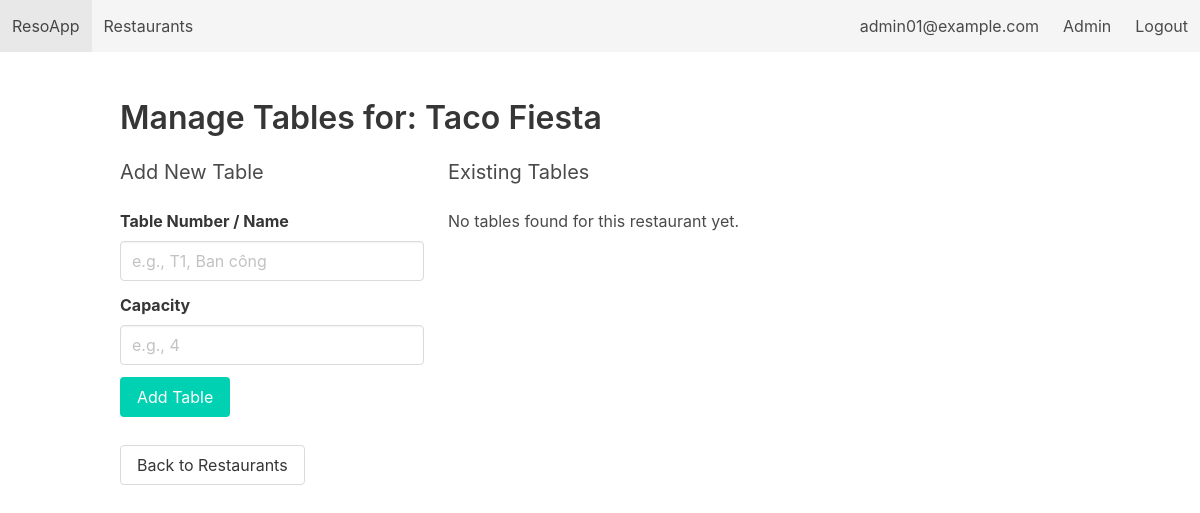
Page /admin/restaurant/6/tables (signed in) on the earlier database version.
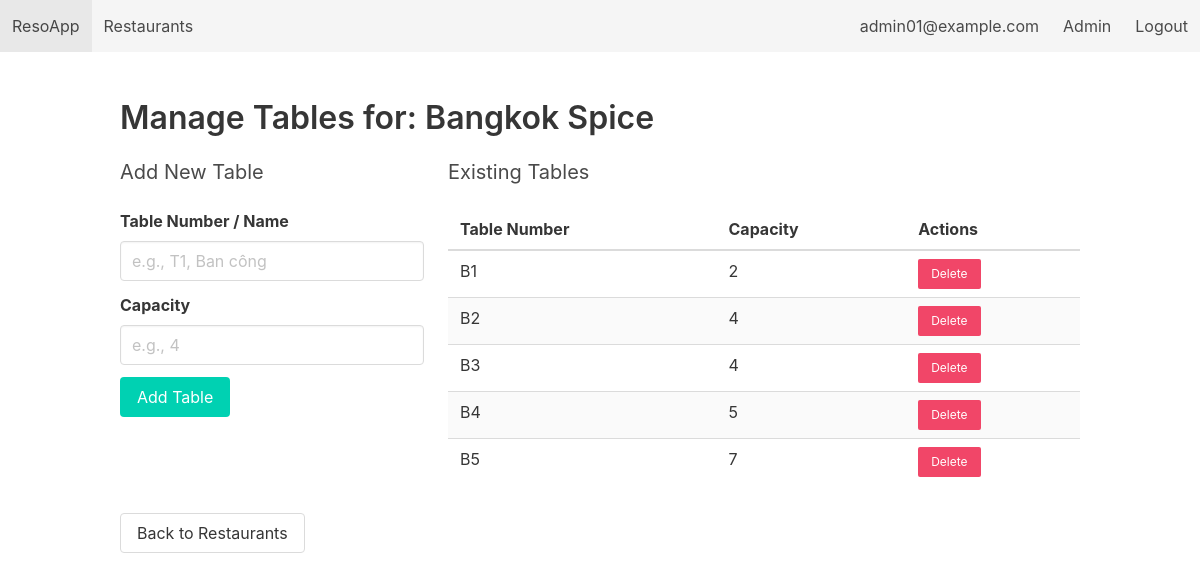
Same page on the later database version.
### tables this page shows
CREATE TABLE Restaurants (
        restaurant_id INTEGER PRIMARY KEY AUTOINCREMENT,
        name          TEXT NOT NULL,
        location      TEXT NOT NULL,
        cuisine       TEXT,
        rating        REAL CHECK (rating >= 0 AND rating <= 5),
        description   TEXT,
        opening_time  TEXT,
        closing_time  TEXT,
        created_at    DATE DEFAULT (DATE('now'))
    );

CREATE TABLE Tables (
        table_id      INTEGER PRIMARY KEY AUTOINCREMENT,
        restaurant_id INTEGER NOT NULL,
        table_number  TEXT,
        capacity      INTEGER NOT NULL,
        FOREIGN KEY (restaurant_id) REFERENCES Restaurants(restaurant_id) ON DELETE CASCADE
    );

### app.py (the view, shortened to what this page needs)
@app.route('/admin/restaurant/<int:rid>/tables', methods=['GET', 'POST'])
@login_required(role='admin')
def admin_manage_tables(rid):
    db = get_db()
    restaurant = db.execute("SELECT * FROM Restaurants WHERE restaurant_id = ?", (rid,)).fetchone()
    if not restaurant:
        flash('Restaurant not found.', 'danger')
        return redirect(url_for('admin_restaurants'))
    tables = db.execute("SELECT * FROM Tables WHERE restaurant_id = ? ORDER BY table_number", (rid,)).fetchall()
    return render_template('admin_manage_tables.html', tables=tables, restaurant=restaurant)

### app.py (called while the page is built)
def get_db():
    if 'db' not in g:
        g.db = sqlite3.connect(DB_PATH, detect_types=sqlite3.PARSE_DECLTYPES)
        g.db.row_factory = sqlite3.Row
        g.db.execute("PRAGMA foreign_keys = ON;")
    return g.db

def login_required(role=None):
    def decorator(f):
        @wraps(f)
        def wrapper(*args, **kwargs):
            if 'user' not in session:
                flash("Please log in first.", "warning")
                return redirect(url_for('login'))
            if role == 'admin' and session.get('role') != 'admin':
                flash("Admin area. Access denied.", "danger")
                return redirect(url_for('index'))
            return f(*args, **kwargs)
        return wrapper
    return decorator

### templates/admin_manage_tables.html
{% extends "base.html" %} {% block content %}
<h2 class="title">Manage Tables for: {{ restaurant['name'] }}</h2>
<div class="columns">
  <div class="column is-one-third">
    <h3 class="subtitle">Add New Table</h3>
    <form
      method="post"
      action="{{ url_for('admin_manage_tables', rid=restaurant['restaurant_id']) }}"
    >
      <div class="field">
        <label class="label">Table Number / Name</label>
        <div class="control">
          <input
            class="input"
            name="table_number"
            placeholder="e.g., T1, Ban công"
            required
          />
        </div>
      </div>
      <div class="field">
        <label class="label">Capacity</label>
        <div class="control">
          <input
            class="input"
            type="number"
            name="capacity"
            min="1"
            placeholder="e.g., 4"
            required
          />
        </div>
      </div>
      <div class="control">
        <button class="button is-primary">Add Table</button>
      </div>
    </form>
  </div>
  <div class="column">
    <h3 class="subtitle">Existing Tables</h3>
    {% if tables %}
    <table class="table is-fullwidth is-striped">
      <thead>
        <tr>
          <th>Table Number</th>
          <th>Capacity</th>
          <th>Actions</th>
        </tr>
      </thead>
      <tbody>
        {% for table in tables %}
        <tr>
          <td>{{ table['table_number'] }}</td>
          <td>{{ table['capacity'] }}</td>
          <td>
            <form
              style="display: inline"
              method="post"
              action="{{ url_for('admin_delete_table', tid=table['table_id']) }}"
              onsubmit="return confirm('Are you sure you want to delete this table?');"
            >
              <button class="button is-small is-danger">Delete</button>
            </form>
          </td>
        </tr>
        {% endfor %}
      </tbody>
    </table>
    {% else %}
    <p>No tables found for this restaurant yet.</p>
    {% endif %}
  </div>
</div>
<div class="mt-4">
  <a href="{{ url_for('admin_restaurants') }}" class="button"
    >Back to Restaurants</a
  >
</div>
{% endblock %}

Differences in the rows shown:
changed Restaurants: name "Taco Fiesta" → "Bangkok Spice"
added Tables: table_number "B1", capacity "2"
added Tables: table_number "B2", capacity "4"
added Tables: table_number "B3", capacity "4"
added Tables: table_number "B4", capacity "5"
added Tables: table_number "B5", capacity "7"
Other differences:
text no longer shown: "No tables found for this restaurant yet."
text now shown: "Table Number Capacity Actions"
